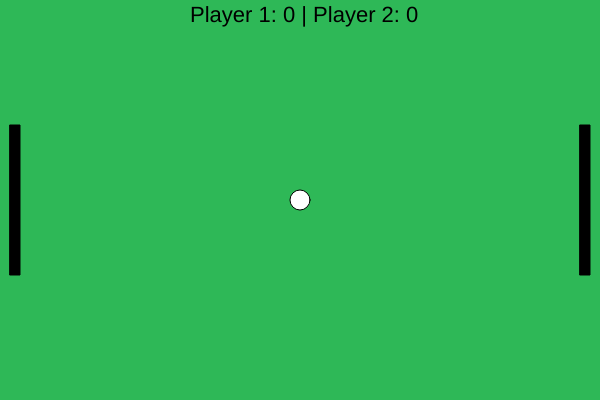
Frame 1 (no input)
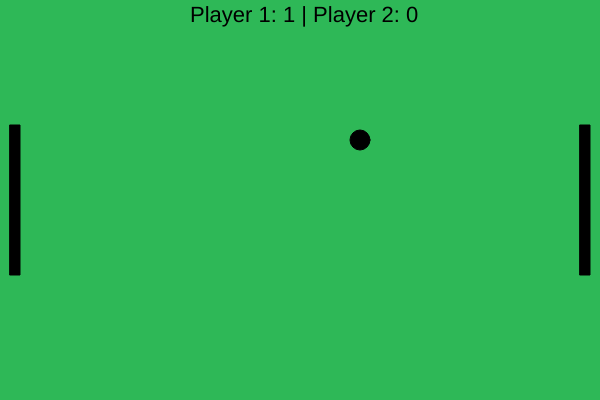
Frame 60 (no input)
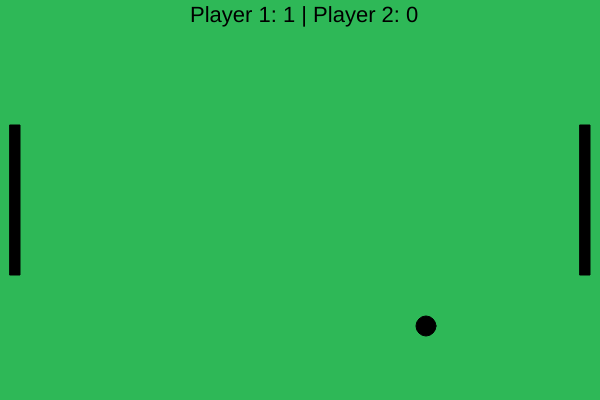
Frame 120 (the mouse pressed at the canvas centre since frame 60)

The p5.js sketch that drew these frames (run headless with seeded random() and noise() and a simulated clock; from frame 60 on, the mouse is pressed at the canvas centre):

// p5.js sketch
// ── sketch.js
//var nivelDificuldade = Number(window.prompt("Qual a dificuldade do gosto você gostaria de jogar? Responda de 1 a 9."));

var nivelDificuldade = 3;

var largura = 600;
var altura = 400;

var corTabuleiro = "#2eb857";

var corBolinha = 0;
var xBolinha = 300;
var yBolinha = 200;
var dBolinha = 20;
var rBolinha = dBolinha/2;

var velocidadeXBolinha = nivelDificuldade * 2;
var velocidadeYBolinha = nivelDificuldade * 2;

var aRaquete = 150;
var lRaquete = 10;
var vRaquete = nivelDificuldade * 1.5;

var xRaqueteEsquerda = 10;
var yRaqueteEsquerda = ((altura/2) - (aRaquete/2));

var xRaqueteDireita = largura - xRaqueteEsquerda - lRaquete;
var yRaqueteDireita = ((altura/2) - (aRaquete/2));

var pontosEsquerda = 0
var pontosDireita = 0

function setup() {
  createCanvas(largura, altura);
}

function criarTabuleiro(corTabuleiro){
  background(corTabuleiro);
}

function criarBolinha(xBolinha, yBolinha, dBolinha, corBolinha){
  circle(xBolinha, yBolinha, dBolinha);
  fill(corBolinha);
}

function criarRaqueteEsquerda(xRaqueteEsquerda, yRaqueteEsquerda, lRaquete, aRaquete){
  rect(xRaqueteEsquerda, yRaqueteEsquerda, lRaquete, aRaquete);
  
}

function criarRaqueteDireita(xRaqueteDireita, yRaqueteDireita, lRaquete, aRaquete){
  rect(xRaqueteDireita, yRaqueteDireita, lRaquete, aRaquete);
  }

function movimentarBolinha(){
  xBolinha = xBolinha + velocidadeXBolinha;
  yBolinha = yBolinha + velocidadeYBolinha;
}

function movimentarRaqueteEsquerda(){
  if (keyIsDown(87)){
    if(yRaqueteEsquerda >= 0){
      yRaqueteEsquerda = yRaqueteEsquerda - vRaquete;
    }
  }
  if (keyIsDown(83)){
    if (yRaqueteEsquerda <= (altura - aRaquete)){
      yRaqueteEsquerda = yRaqueteEsquerda + vRaquete;
    }
  }
}

function movimentarRaqueteDireita(){
  if (keyIsDown(UP_ARROW)){
    if(yRaqueteDireita >= 0){
      yRaqueteDireita = yRaqueteDireita - vRaquete;
    }
  }
  if (keyIsDown(DOWN_ARROW)){
    if (yRaqueteDireita <= (altura - aRaquete)){
      yRaqueteDireita = yRaqueteDireita + vRaquete;
    }
  }
}

function verificarColisaoBolinhaParede(){
  if (yBolinha >= (altura - rBolinha) || yBolinha < rBolinha){
    velocidadeYBolinha = - velocidadeYBolinha;
    }
}

function verificarColisaoBolinhaRaquete(){
  if(xBolinha-rBolinha>=(xRaqueteEsquerda-lRaquete) && xBolinha-rBolinha<=xRaqueteEsquerda) {
   if(yBolinha>=(yRaqueteEsquerda) && yBolinha<=yRaqueteEsquerda+aRaquete) {
     velocidadeXBolinha = - velocidadeXBolinha;
     xBolinha = xRaqueteEsquerda + lRaquete + 1 + rBolinha;
   }
  }
     if(xBolinha+rBolinha>=(xRaqueteDireita) && xBolinha+rBolinha<=xRaqueteDireita+lRaquete || xBolinha+rBolinha>=(xRaqueteDireita) && xBolinha-rBolinha<=xRaqueteDireita+lRaquete ) {
      if(yBolinha>=(yRaqueteDireita) && yBolinha<=yRaqueteDireita+aRaquete) {
        velocidadeXBolinha = - velocidadeXBolinha;
        xBolinha = xRaqueteDireita - 1 - rBolinha;
      }
    }
}

function incluirPlacar(){
textSize(22);
text("Player 1: "+ pontosEsquerda + " | Player 2: " + pontosDireita, (largura/2)-110, 22);
}

function resetarBolinha(){
  if(xBolinha>=(largura-rBolinha)){
    xBolinha = 300;
    yBolinha = 200;
    pontosEsquerda = pontosEsquerda  = 1;
  }
  if(xBolinha<=rBolinha){
    xBolinha = 300;
    yBolinha = 200;
    pontosDireita = pontosDireita + 1;
  }
}

function draw() {
  criarTabuleiro(corTabuleiro);
  criarBolinha(xBolinha, yBolinha, dBolinha, corBolinha);
  criarRaqueteEsquerda(xRaqueteEsquerda, yRaqueteEsquerda, lRaquete, aRaquete);
  criarRaqueteDireita(xRaqueteDireita, yRaqueteDireita, lRaquete, aRaquete);
  verificarColisaoBolinhaParede();
  movimentarBolinha();
  movimentarRaqueteEsquerda();
  movimentarRaqueteDireita();
  verificarColisaoBolinhaRaquete();
  resetarBolinha();
  incluirPlacar();
}
